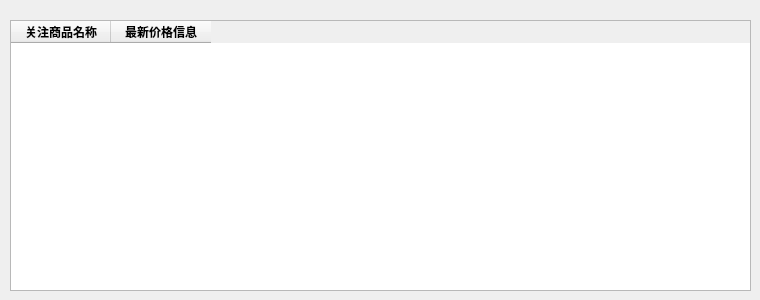
<?xml version="1.0" encoding="UTF-8"?>
<ui version="4.0">
 <class>MainWindow</class>
 <widget class="QMainWindow" name="MainWindow">
  <property name="geometry">
   <rect>
    <x>0</x>
    <y>0</y>
    <width>760</width>
    <height>300</height>
   </rect>
  </property>
  <property name="minimumSize">
   <size>
    <width>760</width>
    <height>300</height>
   </size>
  </property>
  <property name="maximumSize">
   <size>
    <width>760</width>
    <height>300</height>
   </size>
  </property>
  <property name="windowTitle">
   <string>MainWindow</string>
  </property>
  <widget class="QWidget" name="centralwidget">
   <widget class="QTableWidget" name="tableWidget">
    <property name="geometry">
     <rect>
      <x>10</x>
      <y>20</y>
      <width>741</width>
      <height>271</height>
     </rect>
    </property>
    <column>
     <property name="text">
      <string>关注商品名称</string>
     </property>
     <property name="font">
      <font>
       <weight>75</weight>
       <bold>true</bold>
      </font>
     </property>
    </column>
    <column>
     <property name="text">
      <string>最新价格信息</string>
     </property>
     <property name="font">
      <font>
       <weight>75</weight>
       <bold>true</bold>
      </font>
     </property>
    </column>
   </widget>
  </widget>
 </widget>
 <resources/>
 <connections/>
</ui>
